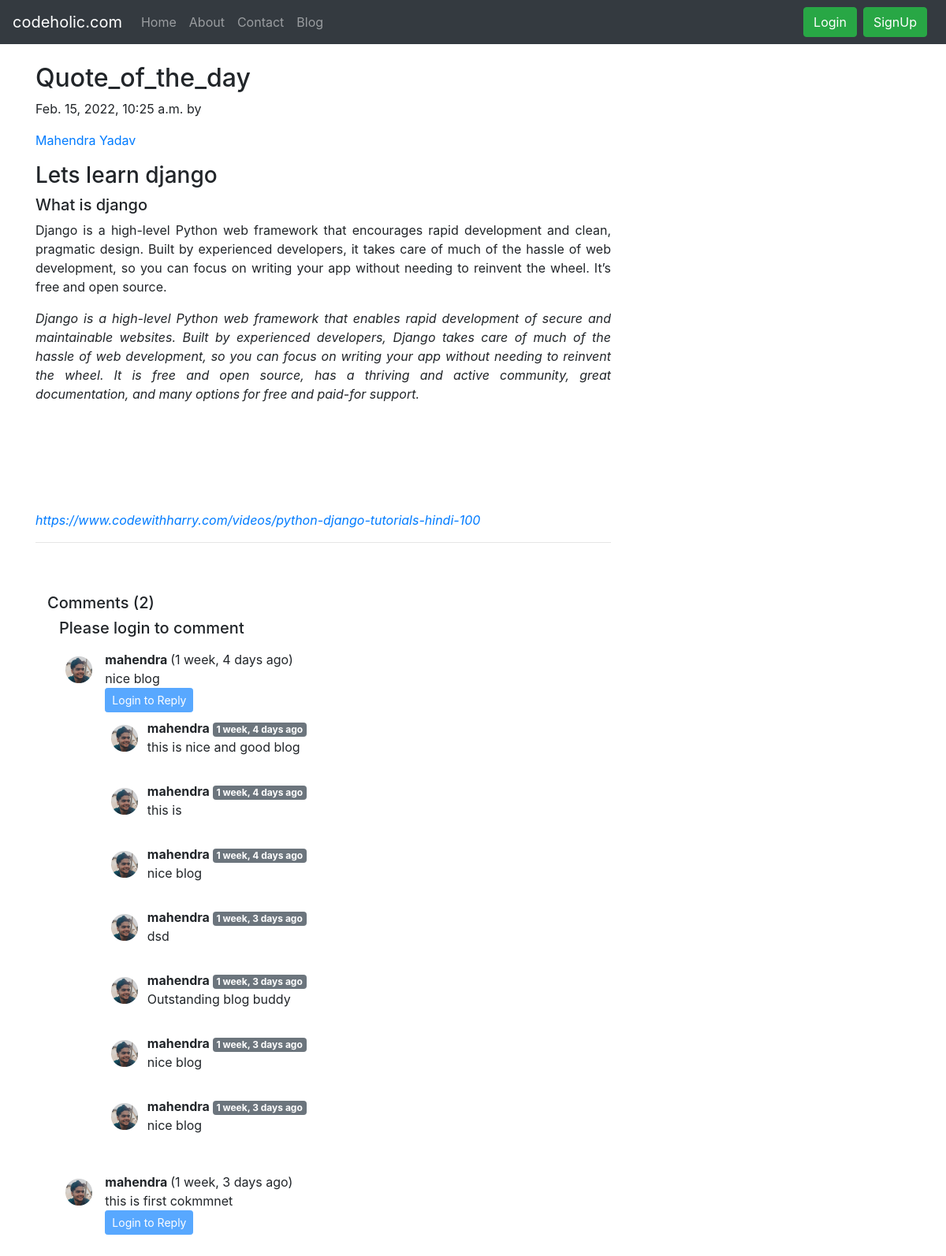
Page /blog/first_post on the earlier database version.
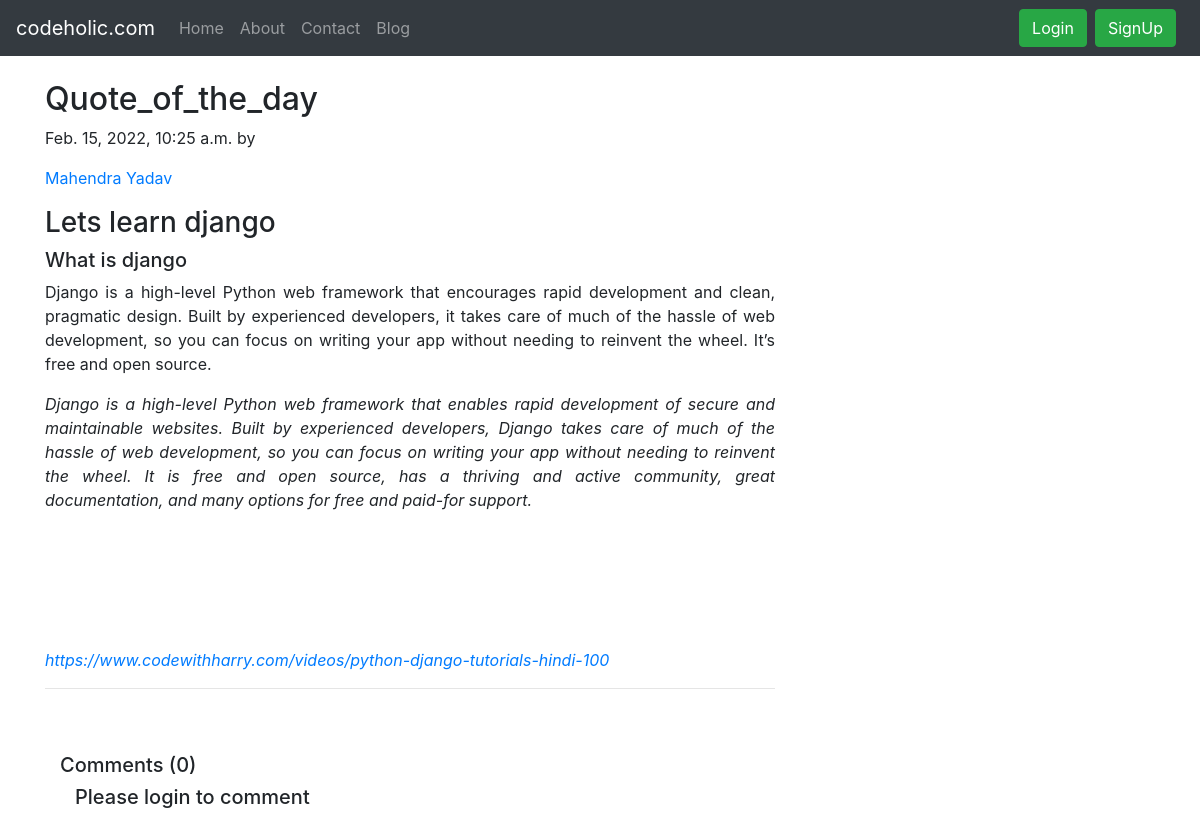
Same page on the later database version.
### blog/models.py (models this page shows, shortened)
class Post(models.Model):
     sn = models.AutoField(primary_key= True)
     title = models.CharField(max_length=500)
     content = models.TextField()
     slug = models.CharField(max_length=500)
     timestamp = models.DateTimeField(blank=True)
     author = models.CharField(max_length=100)

class Blogcomment(models.Model):
     sno = models.AutoField(primary_key=True)
     comment = models.TextField()
     user = models.ForeignKey(User, on_delete= models.CASCADE)
     post = models.ForeignKey(Post, on_delete= models.CASCADE)
     parent = models.ForeignKey("self",null=True, on_delete= models.CASCADE)
     timestamp = models.DateTimeField(default = now)

### blog/views.py (the view)
# urls.py: path('<str:slug>', views.blogpost, name="blogpost"),
def blogpost(request, slug):
    post = Post.objects.filter(slug=slug).first()
    comments = Blogcomment.objects.filter(post=post, parent=None)
    replies = Blogcomment.objects.filter(post =post).exclude(parent =None)
    replyDict = {}
    for reply in replies:
        if reply.parent.sno not in replyDict.keys():
            replyDict[reply.parent.sno] = [reply]
        else:
            replyDict[reply.parent.sno].append(reply)
    context = {"post": post, "comments": comments, "user": request.user, "replyDict": replyDict}
    return render(request, "blog/blogpost.html", context)

### blog/templatetags/extras.py (called while the page is built)
@register.filter(name = "get_val")
def get_val(dict, key):
    return dict.get(key)

### templates/blog/blogpost.html (shortened to what this page needs)
{% extends "base.html" %}
{% block body %}
{% load humanize %}
{% load static %}
{% load extras %}
<div class="container my-4">
<div class="row">
    <div class="col-md-8 blog-main">
        <div class="blog-post">
        <h2 class="blog-post-title">{{ post.title }}</h2>
        <p class="blog-post-meta">{{ post.timestamp }} by</p> <a href="/about">{{ post.author }}</a></p>
        <p>{{ post.content|safe }}</p>
        <hr>
      </div>
        <br><br>
<div class = "container">
    <h5> Comments  ({{comments.count}})</h5>
    <div>
        {% if user.is_authenticated %}
        <div class = "container">
   <form action=" /blog/postComment" method = "post">
       {% csrf_token %}
  <div class="form-group">
    <label for="comment">Enter your commnet here</label>
    <input type="text" class="form-control" id="comment" name = "comment" aria-describedby="commentHelp">
  <input type="hidden" name="parentSno" value="">
  </div>
       <input type = "hidden" class = "form-control" name = "postSno" value="{{ post.sn }}">
  <button type="submit" class="btn btn-primary">Post</button>
       </form>
        {% else %}
        <div class = "container my-2">
            <h5>Please login to comment</h5>
        </div>
        {% endif %}
            {% for comment in comments %}
    <div class="row my-3 mx-0">
        <div class="col-md-1 "><img class="rounded mx-auto d-block img p-2" src="/static/images/myimage.png"  alt="user" style ="width: 100px height: 100px">
        </div>
        <div class="col-md-11 ">
        <b> {{comment.user.username}} </b>  ({{comment.timestamp | naturaltime}})
        <div>   {{comment.comment}} </div>
             {% if user.is_authenticated %}
            <div class="reply mx-0">
                <button class="btn btn-sm btn-primary" type="button" data-toggle="collapse" data-target="#replyBox{{comment.sno}}" aria-expanded="false" aria-controls="replyBox{{comment.sno}}">
                    Reply
                </button>
                <div class="collapse" id="replyBox{{comment.sno}}">
                    <div class="card card-body my-2">
                        <form action="/blog/postComment" method="post">
                            {% csrf_token %}
                            <div class="form-group">
                                <label for="comment">Post a reply </label>
                                <input type="text" class="form-control"  name="comment" placeholder="Enter reply here">
                                <input type="hidden" name="parentSno" value="{{comment.sno}}">
                            </div>
                            <input type="hidden" name="postSno" value="{{post.sn}}">
                            <button type="submit" class="btn btn-primary">Submit</button>
                        </form>
                    </div>
                </div>
                {% else %}
                <button class="btn btn-sm btn-primary disabled" type="button" data-toggle="collapse" data-target="#replyBox{{comment.sno}}" aria-expanded="false" aria-controls="replyBox{{comment.sno}}">
                    Login to Reply
                </button>
                {% endif %}
                <div class = "replies my-2">
                      {% for reply in replyDict|get_val:comment.sno %}
                    <div class="row my-2">
                        <div class="col-md-1">
<img class="rounded mx-auto d-block img p-2" src="/static/images/myimage.png"  alt="user" style ="width: 100px height: 100px">                        </div>
                        <div class="col-md-11">
                                <b> {{reply.user.username}} </b> <span class="badge badge-secondary ">{{reply.timestamp| naturaltime}}</span>
                                <div>{{reply.comment}}</div>
                            <br>
                        </div>
                    </div>
{% endfor %}
</div>
</div>
</div>
{% endfor %}
        </div>
{% endblock body %}

### templates/base.html (shortened to what this page needs)
<!doctype html>
<html lang="en">
  <head>
    <link rel="stylesheet" href="https://cdn.jsdelivr.net/npm/bootstrap@4.6.1/dist/css/bootstrap.min.css">
  </head>
  <body>
    <nav class="navbar navbar-expand-lg navbar-dark bg-dark">
  <a class="navbar-brand" href="#">codeholic.com</a>
  <div class="collapse navbar-collapse" id="navbarSupportedContent">
    <ul class="navbar-nav mr-auto">
      <li class="nav-item {% block homeactive %}{% endblock homeactive%}">
        <a class="nav-link" href="/">Home</a>
      </li>
      <li class="nav-item   {% block aboutactive%}{% endblock aboutactive%}" >
        <a class="nav-link" href="/about">About</a>
      </li>
      <li class="nav-item  {% block contactactive%}{% endblock contactactive%}">
        <a class="nav-link" href="/contact">Contact</a>
      </li>
      <li class="nav-item {% block blogactive%}{% endblock blogactive%}" >
        <a class="nav-link" href="/blog">Blog</a>
      </li>
    </ul>
{% if user.is_authenticated %}
<ul class="navbar-nav mr-2">
<li class="nav-item dropdown">
<a class="nav-link dropdown-toggle" href='#' id="navbarDropdown" role="button" data-toggle="dropdown"> Welcome {{request.user}}</a>
<div class="dropdown-menu" aria-labelledby="navbarDropdown">
          <a class="dropdown-item" href="/logout">Logout</a>
        </div>
      </li>
      </ul>
      </div>
{% else %}
<button type="button" class="btn btn-success mr-2" data-toggle="modal" data-target="#LoginModal">
Login
</button>
<button type="button" class="btn btn-success mr-2" data-toggle="modal" data-target="#SignupModal">
SignUp
</button>
{% endif %}
</nav>
    {% block body %} {% endblock body%}
  </body>
</html>

Differences in the rows shown:
removed Blogcomment: user.username "mahendra", timestamp "1 week, 4 days ago", comment "nice blog", shown under "Please login to comment"
removed Blogcomment: user.username "mahendra", timestamp "1 week, 4 days ago", comment "this is nice and good blog"
removed Blogcomment: user.username "mahendra", timestamp "1 week, 4 days ago", comment "this is"
removed Blogcomment: user.username "mahendra", timestamp "1 week, 4 days ago", comment "nice blog"
removed Blogcomment: user.username "mahendra", timestamp "1 week, 3 days ago", comment "dsd"
removed Blogcomment: user.username "mahendra", timestamp "1 week, 3 days ago", comment "Outstanding blog buddy"
removed Blogcomment: user.username "mahendra", timestamp "1 week, 3 days ago", comment "nice blog"
removed Blogcomment: user.username "mahendra", timestamp "1 week, 3 days ago", comment "nice blog"
removed Blogcomment: user.username "mahendra", timestamp "1 week, 3 days ago", comment "this is first cokmmnet", shown under "Please login to comment"
Other differences:
{{ comments.count }}: "2" → "0"
